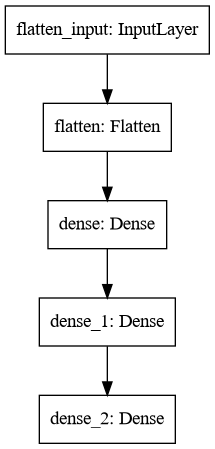

Python code for this plot:
from data_prep import data_prep
from seq_api import seq_api
from compile import compile
from evaluate import evaluate
from tensorflow import keras

def model():
    """
    unify de model
    """
    fashion_mnist = keras.datasets.fashion_mnist
    (X_train, Y_train), (X_test,Y_test) = fashion_mnist.load_data()
    X_train, X_valid, X_test, Y_train, Y_valid, Y_test, class_names = data_prep(X_train, Y_train, X_test, Y_test)
    model = seq_api()
    model = compile(model, X_train, Y_train, X_valid, Y_valid)
    model.save("ann_tf_fashmnist.h5")

model()